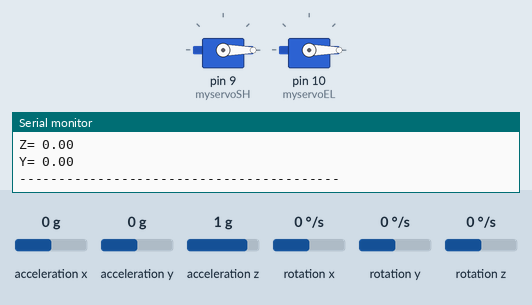
Bench run of a sketch on a simulated Arduino Uno, built with avr-gcc and run on an emulated ATmega328P. On the bench: 2 × servo, the last lines printed to the serial monitor. Wiring (inferred from the names in the program): MPU-6050 motion sensor at I2C address 0x68. The inputs (shaded band) are chosen by the test bench; at power-on: acceleration x 0 g, acceleration y 0 g, acceleration z 1 g, rotation x 0 °/s, rotation y 0 °/s, rotation z 0 °/s.

Above: at 1.2 s.
1.3 s: acceleration x set to 0.2 g
At 2.5 s:
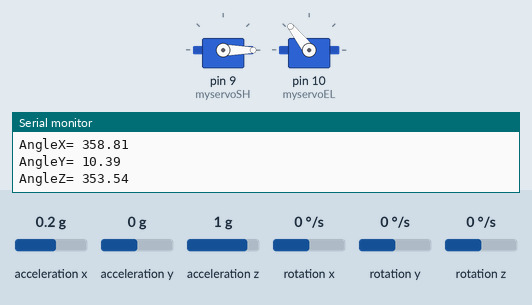
2.8 s: acceleration y set to -1.4 g
At 3.3 s:
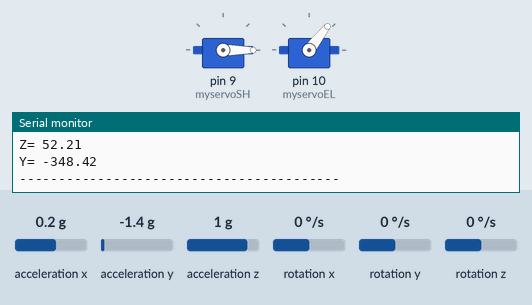
4.3 s: acceleration x set to 0.8 g
At 5.2 s:
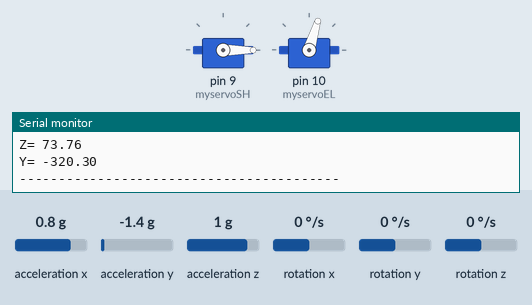
5.8 s: acceleration y set to -0.8 g
At 7.1 s:
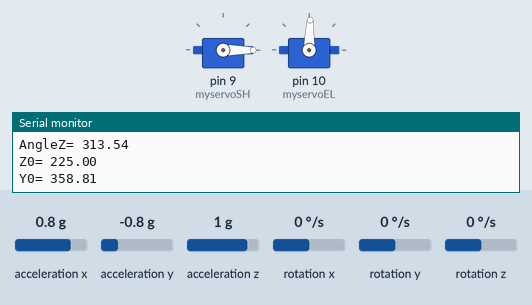
7.4 s: acceleration x set to 1.4 g
At 8.7 s:
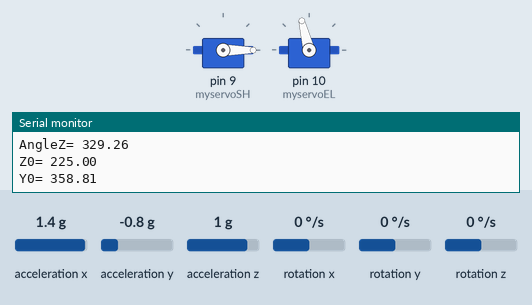
9.0 s: acceleration x set to -1.4 g
At 10.0 s:
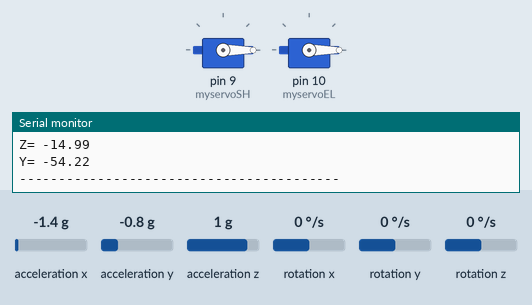
Timing chart, 0 to 12.0 s (numbered marks = the images above; inputs shaded):
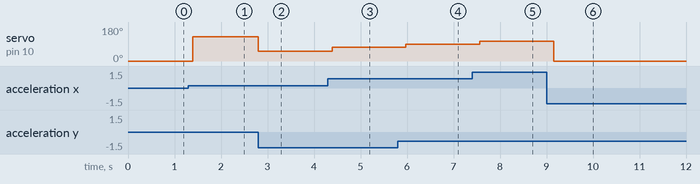

The sketch:

Accelerometer_Test4W_Version2_Jan202022_EDD.ino
```cpp
//Written by Ahmet Burkay KIRNIK
//Measurement of Angle with MPU-6050(GY-521)

#include<Wire.h>
#include <Servo.h>

Servo myservoSH;  // create servo object to control a servo
Servo myservoEL;  // create servo object to control a servo

double smz = 0;
double smy = 0;

double pz0 = 666;
double py0 = 666;

const int MPU_addr=0x68; int16_t AcX,AcY,AcZ,Tmp,GyX,GyY,GyZ;

int minVal=265;
int maxVal=402;

double x;
double y;
double z;


void setup() {

  myservoSH.attach(9);  // attaches the servo on pin 9 to the servo object
  myservoEL.attach(10);  // attaches the servo on pin 10 to the servo object

  Wire.begin();
  Wire.beginTransmission(MPU_addr);
  Wire.write(0x6B);
  Wire.write(0);
  Wire.endTransmission(true);

  Serial.begin(9600);

}

void loop() {

  Wire.beginTransmission(MPU_addr);
  Wire.write(0x3B);
  Wire.endTransmission(false);
  Wire.requestFrom(MPU_addr,14,true);

  AcX=Wire.read()<<8|Wire.read();
  AcY=Wire.read()<<8|Wire.read();
  AcZ=Wire.read()<<8|Wire.read();

  int xAng = map(AcX,minVal,maxVal,-90,90);
  int yAng = map(AcY,minVal,maxVal,-90,90);
  int zAng = map(AcZ,minVal,maxVal,-90,90);

  x= RAD_TO_DEG * (atan2(-yAng, -zAng)+PI);
  y= RAD_TO_DEG * (atan2(-xAng, -zAng)+PI);
  z= RAD_TO_DEG * (atan2(-yAng, -xAng)+PI);

  if(pz0 == 666 and py0 == 666)
  {
      pz0 = z;
      py0 = y;
  }

  smz = z - pz0;
  smy = y - py0;

  myservoSH.write(smy);
  myservoEL.write(smz);

  Serial.print("AngleX= "); Serial.println(x);

  Serial.print("AngleY= "); Serial.println(y);

  Serial.print("AngleZ= "); Serial.println(z);

  Serial.print("Z0= "); Serial.println(pz0);

  Serial.print("Y0= "); Serial.println(py0);

  Serial.print("Z= "); Serial.println(smz);

  Serial.print("Y= "); Serial.println(smy);

  Serial.println("-----------------------------------------");

  delay(100);

}
```

Measured:
- the behaviour switches between 0 and 0.1 g on acceleration x (found by bisection; images 0 and 1)
- after the input at 1.3 s, servo on pin 10 (myservoEL): 0° → 128° after 0.09 s
- after the input at 2.8 s, servo on pin 10 (myservoEL): 128° → 52° at once
- after the input at 4.3 s, servo on pin 10 (myservoEL): 52° → 73° after 0.09 s
- after the input at 5.8 s, servo on pin 10 (myservoEL): 73° → 88° after 0.18 s
- after the input at 7.4 s, servo on pin 10 (myservoEL): 88° → 104° after 0.16 s
- after the input at 9.0 s, servo on pin 10 (myservoEL): 104° → 0° after 0.16 s
